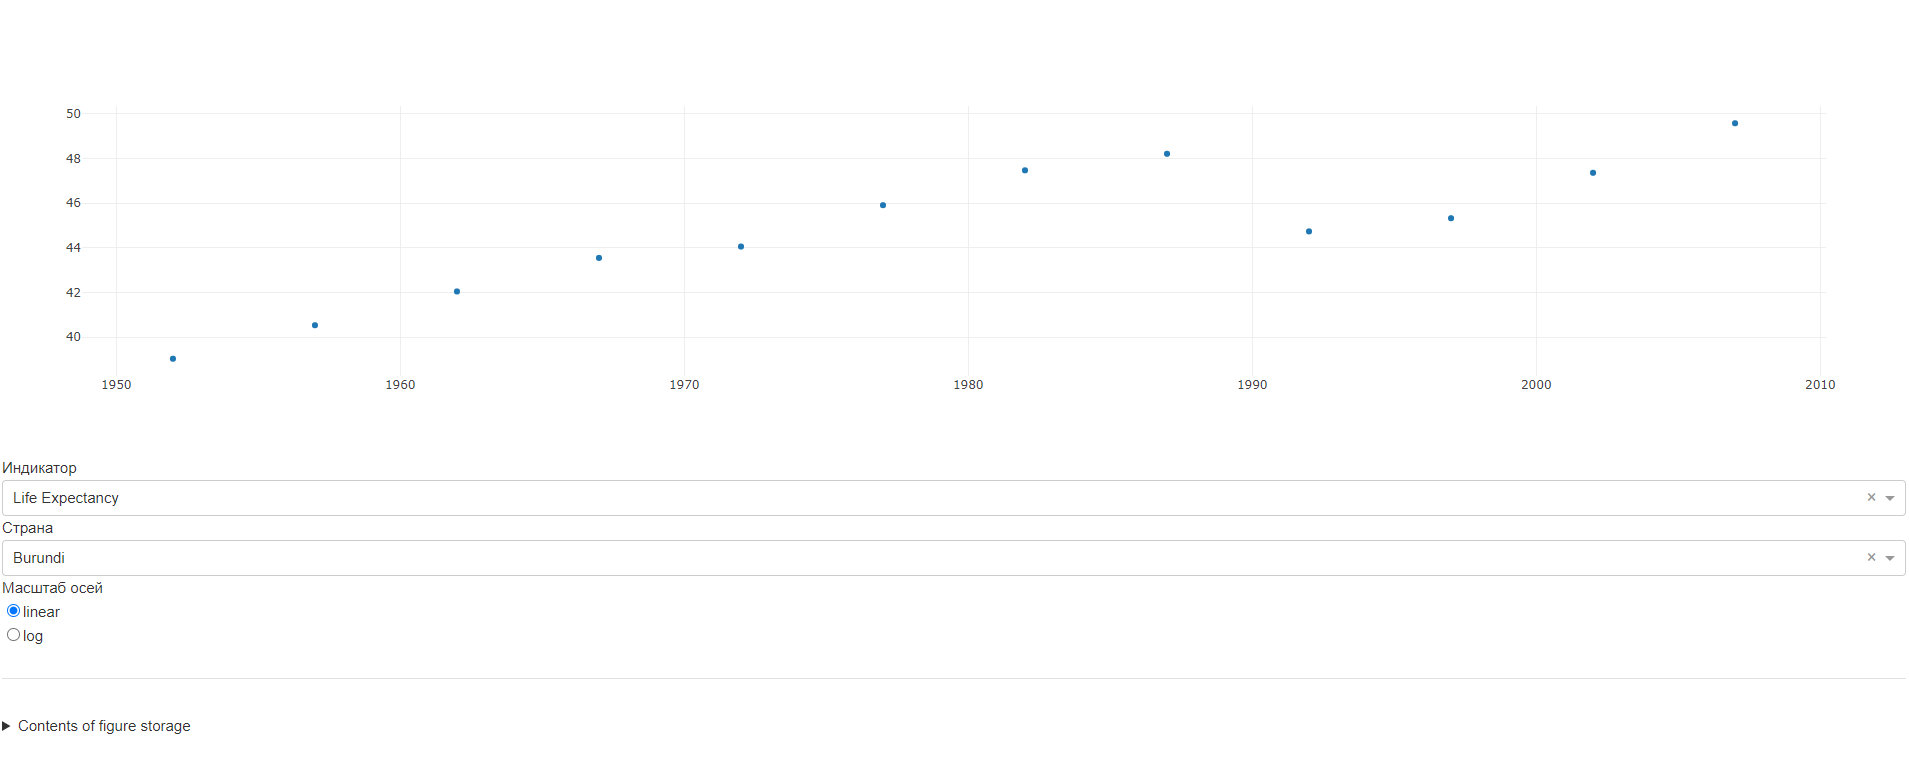

Python code for this plot:
from dash import Dash, dcc, html, Input, Output
import pandas as pd
import json
df = pd.read_csv('https://raw.githubusercontent.com/plotly/datasets/master/gapminderDataFiveYear.csv')

app = Dash(
    __name__, 
    external_stylesheets=['https://codepen.io/chriddyp/pen/bWLwgP.css']
)
app.layout = html.Div(
    [
        dcc.Graph(id='clientside-graph'),
        # используем store для хранения данных для графиков
        dcc.Store(
            id='clientside-figure-store',
            data=[
                {
                    "x": df[df['country'] == 'Canada']['year'],
                    "y": df[df['country'] == 'Canada']['pop'],
                }
            ]
        ),
        "Индикатор",
        dcc.Dropdown(
            {
                'pop' : 'Population', 
                'lifeExp': 'Life Expectancy', 
                'gdpPercap': 'GDP per Capita'
            },
            'pop',
            id='clientside-graph-indicator'
        ),
        "Страна", 
        dcc.Dropdown(df["country"].unique(), 'Canada', id='clientside-graph-country'),
        "Масштаб осей",
        dcc.RadioItems(
            ['linear', 'log'],
            'linear',
            id='clientside-graph-scale'
        ),
        html.Hr(),
        html.Details(
            [
                html.Summary('Contents of figure storage'),
                dcc.Markdown(
                    id='clientside-figure-json'
                )
            ]
        )
    ]
)

# два обычных обратных вызова - для заполнения store ...
@app.callback(
    Output('clientside-figure-store', 'data'),
    Input('clientside-graph-indicator', 'value'),
    Input('clientside-graph-country', 'value')
)
def update_store_data(indicator, country):
    dff = df[df['country'] == country]
    return [{
        'x': dff['year'],
        'y': dff[indicator],
        'mode': 'markers'
    }]

# ... и для обновления тэга details
@app.callback(
    Output('clientside-figure-json', 'children'),
    Input('clientside-figure-store', 'data')
)
def generated_figure_json(data):
    return '```\n'+json.dumps(data, indent=2)+'\n```'

# функция обратного вызова на клиенской стороне
app.clientside_callback(
    # сама функция на JS в виде строки
    """
    function(data, scale) {
        return {
            'data': data,
            'layout': {
                 'yaxis': {'type': scale}
             }
        }
    }
    """,
    # обычные Input и Output
    Output('clientside-graph', 'figure'),
    Input('clientside-figure-store', 'data'),
    Input('clientside-graph-scale', 'value')
)

if __name__ == '__main__':
    app.run_server(debug=True)
